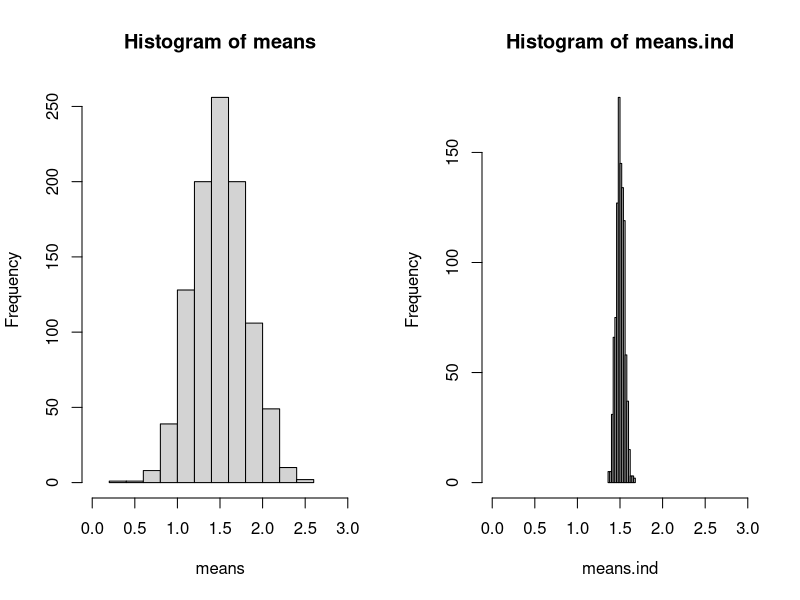
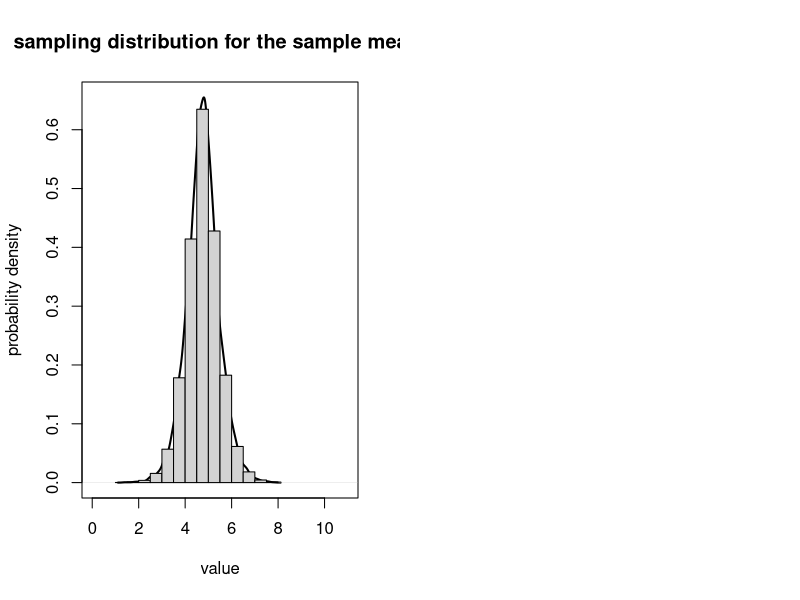

Source code (R) for these figures, in order: (Note: this script raises an error after producing the figures.)
## ---- chunk 1

knitr::opts_chunk$set(echo = TRUE, cache = TRUE)

## ---- chunk 2

# pseudoreplication demonstration

meansize.allfrogs <- 1.5    # population mean 
sdsize.allfrogs <- 0.5     # population sd
sdsize.amongpond <- 0.44   # standard deviation among ponds 

nponds <- 5000   # total number of ponds in the population
nfrogs.perpond <- 1000    # 1000 frogs in each pond


## ---- chunk 3

pondmeans <- rnorm(nponds,meansize.allfrogs,sdsize.amongpond)
 # hist(pondmeans)
allfrogs <- sapply(pondmeans, function(t) rnorm(nfrogs.perpond,t,sqrt(sdsize.allfrogs^2-sdsize.amongpond^2)) )
rownames(allfrogs) <- paste0("frog",1:(nfrogs.perpond))
colnames(allfrogs) <- paste0("pond",1:nponds)

  # confirm that population mean and standard deviation are as specified
sd(allfrogs)
mean(allfrogs)

## ---- chunk 4

nponds.sampled <- 2
nsamp.perpond <- 50 

ponds.sampled <- sample(1:nponds,nponds.sampled)
frogs.sampled <- replicate(nponds.sampled,sample(1:nfrogs.perpond,nsamp.perpond))

thissamp <- sapply(1:nponds.sampled,function(t) allfrogs[frogs.sampled[,t],ponds.sampled[t]])
rownames(thissamp) <- paste0("frog",1:(nsamp.perpond))
colnames(thissamp) <- paste0("pond",1:nponds.sampled)

head(thissamp)

## ---- chunk 5

test <- t.test(as.vector(thissamp),mu=1.5,alternative="greater")
test

## ---- chunk 6

means <- numeric(1000)
means.ind <- numeric(1000)

ttest <- numeric(1000)
ttest.ind <- numeric(1000)

for(scenario in 1:1000){
  ponds.sampled <- sample(1:nponds,nponds.sampled)
  frogs.sampled <- replicate(nponds.sampled,sample(1:nfrogs.perpond,nsamp.perpond))
  
  thissamp <- sapply(1:nponds.sampled,function(t) allfrogs[frogs.sampled[,t],ponds.sampled[t]])
  thissamp.ind <- matrix(sample(allfrogs,nsamp.perpond*nponds.sampled),ncol=nponds.sampled)
  
  means[scenario] <- mean(thissamp)
  means.ind[scenario] <- mean(thissamp.ind)
  
  test <- t.test(as.vector(thissamp),mu=1.5,alternative="greater")
  test.ind <- t.test(as.vector(thissamp.ind),mu=1.5,alternative="greater")
  
  ttest[scenario] <- test$p.value
  ttest.ind[scenario] <- test.ind$p.value
  
}



## ---- chunk 7

layout(matrix(1:2,nrow=1))
hist(means,xlim=c(0,3))
hist(means.ind,xlim=c(0,3))

length(which(ttest<0.05))/1000

length(which(ttest.ind<0.05))/1000

## ---- chunk 8

#######
# Sampling distribution: the sample mean #2 (brute force simulation version)

mysample <- c(4.1,1.5,3.7,6.6,8.0,4.5,5.3,4.4)
mysample
n <- length(mysample)    # sample size
sample.mean <- mean(mysample)  # sample mean
sample.stdev <- sd(mysample)   # sample standard deviation (r uses denominator of n-1 by default!)

simulated.samples <- list()
for(s in 1:10000){
  sd1 <- sqrt(sum((sample(mysample,length(mysample)-1,replace = T)-sample.mean)^2)/(length(mysample)-2))  # account for unknown standard deviation
  simulated.samples[[paste0("sample ",s)]] <- rnorm(n,sample.mean,sd1)
}
sampling.distribution <- sapply(simulated.samples,mean)

plot(density(sampling.distribution),xlim=c(0,11),ylab="probability density",xlab="value",main="sampling distribution for the sample mean!",lwd=2)    # plot the brute-force sampling distribution
hist(sampling.distribution,add=T,freq=F)
par(new=T)
curve(sampdist,0,11,xlim=c(0,11),xaxt="n",yaxt="n",xlab="",ylab="",col="red",lwd=2)  # official sampling distribution
abline(v=sample.mean,col="green",lwd=3)



